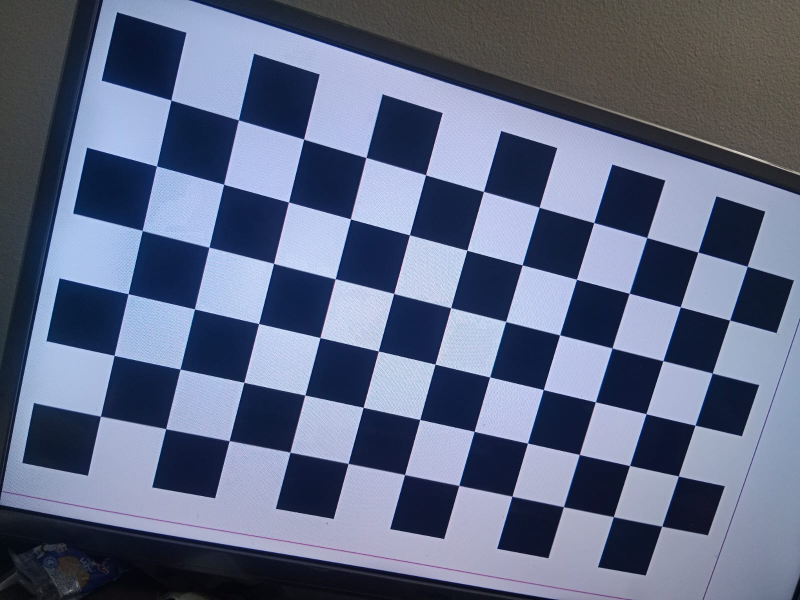
#> input picture semana_02_3_camara_pinhole_calibracion/calibration_images/calibration (1).jpeg, 1600 x 1200 px (shown at 1/2 size); its folder holds only this picture in this run
$ jupyter execute --allow-errors camara_pinhole_calibration.ipynb
#> lines starting #> are read from the running program, lines starting #| are printed output that depends on the picture; after the words box and inside, x2 and y2 are one past the last pixel; in counts of white or black regions, pixels touching at a corner belong together
# Workshop 2.3 - Pinhole Camera Calibration

In this notebook we build the camera model step by step: from manual 3D-to-2D projection, to intrinsic/extrinsic parameters, and finally OpenCV calibration and distortion correction.

## Import required libraries
This code cell imports:
- `numpy` for matrix and vector operations.
- `matplotlib` for 2D/3D visualization.
- `cv2` (OpenCV) for corner detection, camera calibration, and image undistortion.

Expected result: imports load successfully with no output.

[cell 1]
import numpy as np
import matplotlib.pyplot as plt
import cv2

# 1. Pinhole camera model from scratch

## 1.1 Project function

This code defines a projection function that maps 3D points $(X,Y,Z)$ to image coordinates $(x,y)$ using the basic pinhole model:

$$x = f\frac{X}{Z}, \quad y = f\frac{Y}{Z}$$

What it does:
- Receives a set of 3D points and a focal length `f`.
- Applies perspective division point by point.
- Returns a NumPy array with projected 2D coordinates.

[cell 2]
def projected_points(points_3d,f):
    """ Function that receives focal distance and 3D coorditates and
    return 2D coordinates"""

    projected_points=[]

    for row in points_3d:
        X,Y,Z=row
        x=f*X/Z
        y=f*Y/Z
        projected_points.append([x,y])

    return np.array(projected_points)

## 1.2 Create a cube with edges
In this part we build a synthetic 3D object (a cube) and define its connectivity (edges).

What this code cell includes:
- 8 vertices of the cube in 3D space.
- 12 edges that connect front face, back face, and side links.
- A helper function to visualize the cube in 3D.

This gives us a controlled object that is easy to project and analyze in later cells.

[cell 3]
from mpl_toolkits.mplot3d import Axes3D
import matplotlib.pyplot as plt

cube=np.array([
    [-1, -1, 5],
    [1, -1, 5],
    [1, 1, 5],
    [-1, 1, 5],
    [-1, -1, 7],
    [1, -1, 7],
    [1, 1, 7],
    [-1, 1, 7]
])

edges = [
    (0,1), (1,2), (2,3), (3,0),  # frontal face
    (4,5), (5,6), (6,7), (7,4),  # posterior face
    (0,4), (1,5), (2,6), (3,7)   # connections
]

def draw_cube_3d(cube,edges):

    fig = plt.figure()
    ax = fig.add_subplot(111, projection='3d')

    # Draw edges
    for edge in edges:
        p1 = cube[edge[0]]
        p2 = cube[edge[1]]
        ax.plot([p1[0], p2[0]],
                [p1[1], p2[1]],
                [p1[2], p2[2]])

    # Draw vertex
    ax.scatter(cube[:,0], cube[:,1], cube[:,2])

    ax.set_box_aspect([1,1,1])  # proporción correcta
    ax.set_xlabel("X")
    ax.set_ylabel("Y")
    ax.set_zlabel("Z")

    plt.title("3D Cube graphic")
    plt.show()
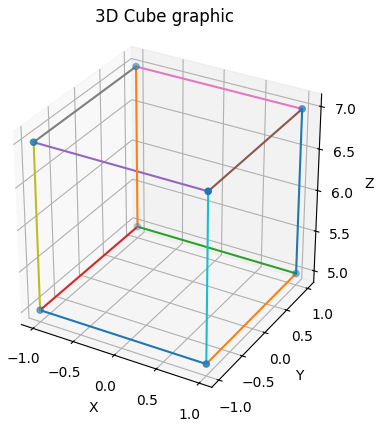
#> figure drawn by matplotlib, 1 panel

## 1.3 Using the project function to draw the cube on 2D

This section projects the cube from 3D to 2D and draws the resulting wireframe image.

What happens in the code cell:
- First, it shows the original cube in 3D for reference.
- Then, it projects and draws the cube in 2D using two focal lengths (`f=100` and `f=200`).
- Comparing both outputs helps understand perspective scaling: larger `f` makes the object appear more zoomed in.

[cell 4]
def draw_cube(projected):

    """ Function to draw a cube in 2D with vertex and edges
     using the projection function with f and 3D coordinates """
    plt.figure(figsize=(6,6))

    # Draw edges
    for edge in edges:
        p1 = projected[edge[0]]
        p2 = projected[edge[1]]

        plt.plot([p1[0], p2[0]],
                 [p1[1], p2[1]])

    # Draw vertex
    plt.scatter(projected[:,0], projected[:,1])

    plt.gca().invert_yaxis()
    plt.gca().set_aspect('equal')
    plt.title(f"Pinhole Model")
    plt.grid(True)
    plt.show()
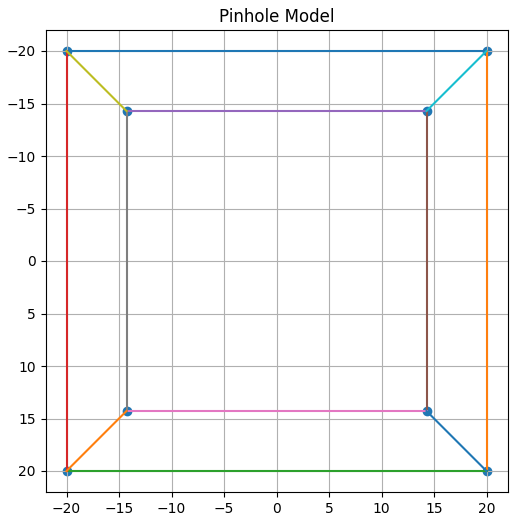
#> figure drawn by matplotlib, 1 panel

draw_cube_3d(cube,edges)

project_one=projected_points(cube,100)
draw_cube(project_one)

project_two=projected_points(cube,200)
draw_cube(project_two)

# 2. Intrinsic parameters
To move to a more realistic camera model, we use the intrinsic matrix $K$.

## 2.1 Projection with matrix K
This code cell defines projection using camera intrinsics:
- `fx`, `fy`: focal lengths in pixels (horizontal and vertical).
- `cx`, `cy`: principal point (optical center) in the image.
- `K`: camera intrinsic matrix.

It projects the same 3D cube with $K$ and draws the 2D result, now including image-center offset.

[cell 5]
def project_with_intrinsics(points_3d, K):
    projected_points = []

    for X, Y, Z in points_3d:
        point_3d = np.array([X, Y, Z])
        point_2d = K @ point_3d
        point_2d = point_2d / point_2d[2]
        projected_points.append(point_2d[:2])

    return np.array(projected_points)

fx = 800
fy = 800
cx = 320
cy = 240

K = np.array([
    [fx, 0, cx],
    [0, fy, cy],
    [0, 0, 1]
])

points_2d=project_with_intrinsics(cube,K)
draw_cube(points_2d)
#> in draw_cube (call 3), `plt.show()`:
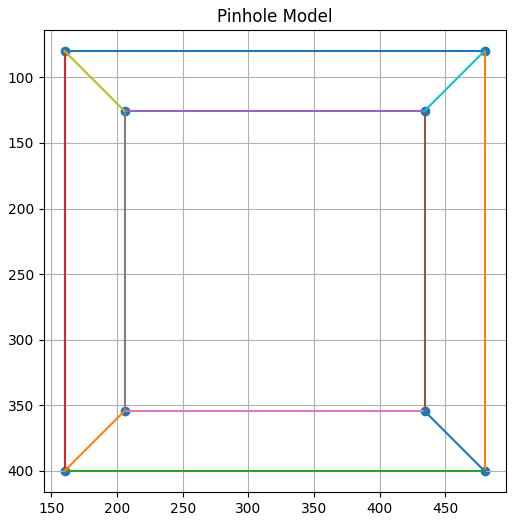
#> figure drawn by matplotlib, 1 panel

# 3. Extrinsic Parameters

## 3.1 Rotation matrix
Extrinsic parameters describe camera pose relative to the world.

This code cell defines a rotation matrix around the Y-axis, which simulates the camera (or scene) turning left/right in 3D.

[cell 6]
def rotation_y(theta):
    return np.array([
        [ np.cos(theta), 0, np.sin(theta)],
        [ 0,             1, 0            ],
        [-np.sin(theta), 0, np.cos(theta)]
    ])

## 3.2 Apply extrinsic transformation
This function applies full world-to-camera transformation:
- Rotation `R` (orientation change).
- Translation `t` (position change).

For each 3D point, it computes camera coordinates before projection.

[cell 7]
def transform_world_to_camera(points, R, t):
    transformed = []

    for p in points:
        p_cam = R @ p + t
        transformed.append(p_cam)

    return np.array(transformed)

## 3.3 Complete projection pipeline
This code combines all previous pieces in one pipeline:
1. Transform points from world frame to camera frame with extrinsics.
2. Project transformed points to image plane with intrinsics.
3. Return final 2D coordinates ready for plotting.

[cell 8]
def project_full(points_world, K, R, t):

    #Transformar a cámara
    points_cam = transform_world_to_camera(points_world, R, t)

    #Proyección con intrínsecos
    projected = []

    for X, Y, Z in points_cam:
        point = K @ np.array([X, Y, Z])
        point = point / point[2]
        projected.append(point[:2])

    return np.array(projected)

## 3.4 Camera movement example
This cell chooses a concrete pose (`theta=30°`, translation vector `t`) and runs the full pipeline.

Result: you can see how changing camera pose affects the projected 2D cube.

[cell 9]
theta = np.radians(30)
R = rotation_y(theta)
t = np.array([2, 0, 0])  # sin traslación
projected = project_full(cube, K, R, t)
draw_cube(projected)
#> in draw_cube (call 4), `plt.show()`:
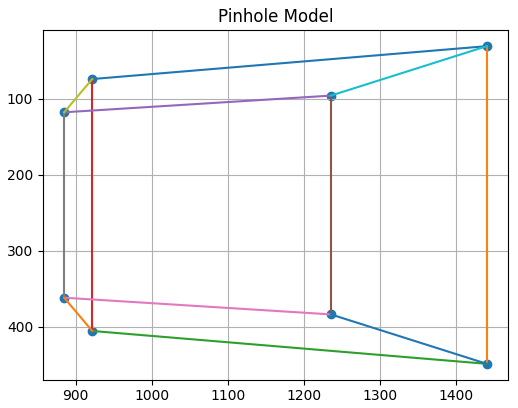
#> figure drawn by matplotlib, 1 panel

## 3.5 Camera movements animation
This code creates an animation by rotating the camera angle from 0° to 355°.

What it does:
- Redraws cube projection frame by frame.
- Uses Matplotlib `FuncAnimation`.
- Exports the result as `cube_rotation.gif` in the media folder.

[cell 10]
import matplotlib.pyplot as plt

def draw_cube_2d(ax, projected):
    ax.clear()

    for edge in edges:
        p1 = projected[edge[0]]
        p2 = projected[edge[1]]
        ax.plot([p1[0], p2[0]],
                [p1[1], p2[1]])

    ax.scatter(projected[:,0], projected[:,1])

    ax.set_aspect('equal')
    ax.invert_yaxis()
    ax.set_xlim(-1000, 1000)
    ax.set_ylim(-1000, 1000)

import matplotlib.animation as animation

fig, ax = plt.subplots()

def update(angle):
    theta = np.radians(angle)
    R = rotation_y(theta)

    projected = project_full(cube, K, R, np.array([0,0,0]))

    draw_cube_2d(ax, projected)

ani = animation.FuncAnimation(
    fig,
    update,
    frames=range(0, 360, 5),
    interval=50
)

#> (the rest of this cell did not finish here and is left out)

# 4. Camera calibration with OpenCV
Now we estimate real camera parameters from chessboard photos.

Dataset notes:
- Uses calibration images in `../calibration_images`.
- Detects internal corners for a chessboard pattern (configured as `11 x 6`).
- Builds 3D-2D correspondences needed for calibration.

## 4.1 Script to find corners

[cell 11]
import cv2
import numpy as np
import glob

# Tamaño del tablero (esquinas internas)
chessboard_size = (11, 6)

# Preparar puntos 3D del mundo
objp = np.zeros((11*6, 3), np.float32)
objp[:, :2] = np.mgrid[0:11, 0:6].T.reshape(-1, 2)

objpoints = []  # puntos 3D reales
imgpoints = []  # puntos 2D detectados

images = glob.glob("../calibration_images/*.jpeg")

for fname in images:
    img = cv2.imread(fname)
#> img is the input picture: shape (1200, 1600, 3); mean B, G, R 131.8, 105.8, 96.4
    gray = cv2.cvtColor(img, cv2.COLOR_BGR2GRAY)
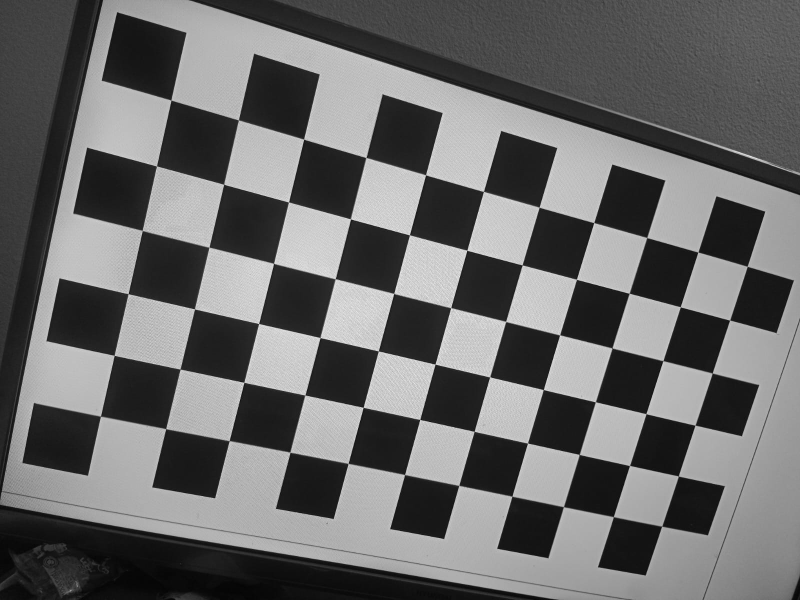
#> gray: shape (1200, 1600) (shown at 1/2 size); min 2, max 252, mean 106

    ret, corners = cv2.findChessboardCorners(gray, chessboard_size, None)
#> ret = True; corners = 66 rows, first 8: [342.4, 200.8], [477.5, 240.4], [608.2, 279.1], [732.4, 315.4], [851.7, 350.2], [967.4, 383.4], [1078.6, 414.7], [1188, 445.8]

    if ret:
        objpoints.append(objp)
        imgpoints.append(corners)

        # Visualizar esquinas detectadas
        cv2.drawChessboardCorners(img, chessboard_size, corners, ret)
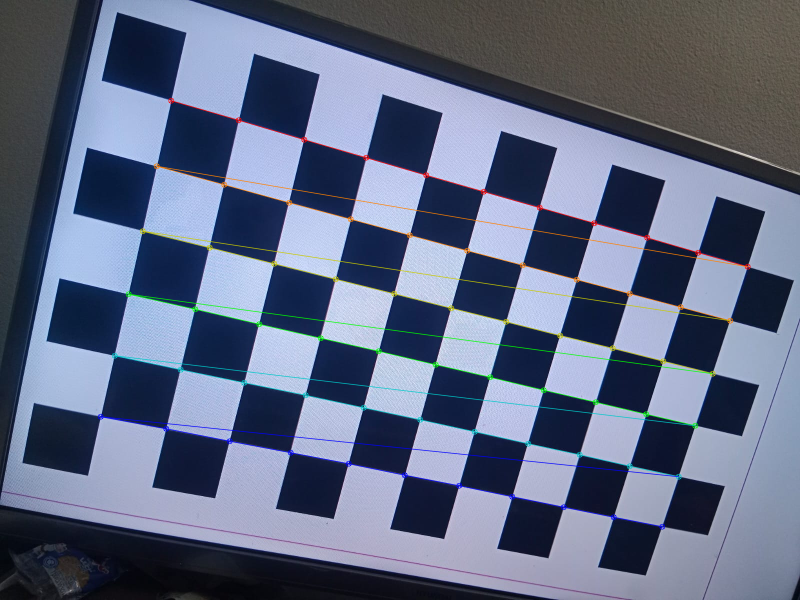
#> img: shape (1200, 1600, 3) (shown at 1/2 size); 2.25% of pixels changed, all inside (x1, y1, x2, y2) = (195, 195, 1502, 1060)
        cv2.imshow("Corners", img)
        cv2.waitKey(300)

cv2.destroyAllWindows()

## 4.2 Calibrate camera
This cell runs `cv2.calibrateCamera` using detected chessboard correspondences.

Outputs:
- Intrinsic matrix `K`.
- Distortion coefficients `dist`.
- Rotation/translation vectors for each image (`rvecs`, `tvecs`).

[cell 12]
ret, K, dist, rvecs, tvecs = cv2.calibrateCamera(
    objpoints,
    imgpoints,
    gray.shape[::-1],
    None,
    None
)
#> ret = 0.339; K = [[1233.7, 0, 811.6], [0, 1234.4, 589.3], [0, 0, 1]]; dist = [[0.143, -0.428, 0.000391, -5.56e-05, 0.433]]; rvecs = ([0.129, -0.165, 0.254],); tvecs = ([-3.49, -2.89, 9.32],)

print("Matriz intrínseca K:")
print(K)
#| [[1.23370643e+03 0.00000000e+00 8.11595989e+02]
#|  [0.00000000e+00 1.23435839e+03 5.89312585e+02]
#|  [0.00000000e+00 0.00000000e+00 1.00000000e+00]]

print("\nCoeficientes de distorsión:")
print(dist)
#| [[ 1.43381846e-01 -4.27832925e-01  3.91102746e-04 -5.55799570e-05
#|    4.33288347e-01]]

## 4.3 Save calibration data
This code stores calibration outputs for reuse in later tasks.

Saved artifacts:
- `camera_parameters.npz` with `K`, `dist`, `rvecs`, `tvecs`.
- `detected_corners.jpg` as a visual record of corner detection.

[cell 13]
np.savez("../media/camera_parameters.npz",
         K=K,
         dist=dist,
         rvecs=rvecs,
         tvecs=tvecs)
cv2.imwrite("../media/detected_corners.jpg", img)
#> Out = True

## 5. Correction of the distortion
This section applies lens undistortion to a test image and compares original vs corrected results.

The code also:
- Draws reference grids to inspect straight-line recovery.
- Computes a visual distortion map (difference image).
- Adds a metrics panel with intrinsics and distortion coefficients.
- Saves the full analysis image to `../media/undistort_analysis.jpg`.

[cell 14]
import cv2
import numpy as np

# ─── Carga imagen ───────────────────────────────────────────────
img = cv2.imread("../calibration_images/test.jpeg")
#> (the rest of this cell did not finish here and is left out)

# 6. Calibration validation
Final step: evaluate calibration quality using reprojection error.

This code:
- Reports how many images successfully detect the chessboard.
- Re-calibrates with valid images.
- Computes per-image and mean reprojection error (in pixels).
- Visualizes best/worst examples by comparing detected vs reprojected points.

Lower reprojection error indicates a more accurate camera model.

[cell 15]
import cv2
import numpy as np
import glob

COLS, ROWS = 11, 6   # esquinas interiores (no cuadros, sino intersecciones)

# ─── Diagnóstico: ver cuántas imágenes detectan el tablero ──────
images = glob.glob("../calibration_images/*.jpeg")
print(f"Imágenes encontradas: {len(images)}")

objp = np.zeros((ROWS*COLS, 3), np.float32)
objp[:, :2] = np.mgrid[0:COLS, 0:ROWS].T.reshape(-1, 2)

objpoints, imgpoints, valid_images = [], [], []

for fname in images:
    img = cv2.imread(fname)
    gray = cv2.cvtColor(img, cv2.COLOR_BGR2GRAY)

    # Probar distintos tamaños si no detecta
    detected = False
    for (c, r) in [(COLS, ROWS), (ROWS, COLS), (COLS-1, ROWS), (COLS, ROWS-1)]:
        ret, corners = cv2.findChessboardCorners(gray, (c, r), None)
        if ret:
            print(f"  ✔ {fname.split('/')[-1]}  →  patrón ({c}x{r})")
            corners2 = cv2.cornerSubPix(gray, corners, (11,11), (-1,-1),
                        (cv2.TERM_CRITERIA_EPS + cv2.TERM_CRITERIA_MAX_ITER, 30, 0.001))
            objpoints.append(np.zeros((r*c, 3), np.float32))
            objpoints[-1][:, :2] = np.mgrid[0:c, 0:r].T.reshape(-1, 2)
            imgpoints.append(corners2)
            valid_images.append(fname)
            detected = True
            break
#> this loop made 1 pass
#> ret on pass 1: True
#> after the loop, imgpoints = 1 item; objpoints = 1 item; valid_images = 1 item
    if not detected:
        print(f"  ✘ {fname.split('/')[-1]}  →  no detectado")

print(f"\nImágenes válidas: {len(objpoints)}/{len(images)}")
#| Imágenes válidas: 1/1

if len(objpoints) == 0:
    print("\n⚠ Ninguna imagen detectó el tablero.")
    print("  Verifica que sea un tablero de ajedrez con fondo blanco/negro claro")
    print("  y prueba cambiando COLS y ROWS manualmente.")
else:
    ret, K, dist, rvecs, tvecs = cv2.calibrateCamera(
        objpoints, imgpoints, gray.shape[::-1], None, None)
#> ret = 0.313; K = [[1259.9, 0, 815.3], [0, 1260.1, 594], [0, 0, 1]]; dist = [[0.156, -0.496, 0.000304, 0.00045, 0.512]]; rvecs = ([0.131, -0.17, 0.254],); tvecs = ([-3.52, -2.93, 9.52],)

    # ─── Error de reproyección ───────────────────────────────────
    errors = []
    for obj, img_pts, rvec, tvec in zip(objpoints, imgpoints, rvecs, tvecs):
        projected, _ = cv2.projectPoints(obj, rvec, tvec, K, dist)
        errors.append(cv2.norm(img_pts, projected, cv2.NORM_L2) / len(projected))
#> this loop made 1 pass
#> (rvec, tvec) on pass 1: ([0.131, -0.17, 0.254], [-3.52, -2.93, 9.52])
#> after the loop, errors = [0.0385]

    mean_error = np.mean(errors)
#> mean_error = 0.0385
    quality = "EXCELENTE" if mean_error < 0.5 else "BUENA" if mean_error < 1.0 else "MEJORABLE"
#> quality = 'EXCELENTE'
    print(f"\nError medio: {mean_error:.4f} px  →  {quality}")
#| Error medio: 0.0385 px  →  EXCELENTE

    # ─── Visualizar mejor y peor ─────────────────────────────────
    for label, idx in [("MEJOR", np.argmin(errors)), ("PEOR", np.argmax(errors))]:
        img = cv2.imread(valid_images[idx])
        projected, _ = cv2.projectPoints(objpoints[idx], rvecs[idx], tvecs[idx], K, dist)
#> projected = 66 rows, first 8: [342.4, 200.6], [477.7, 240.1], [607.8, 278.5], [732.4, 315.3], [851.9, 350.1], [967.2, 383.2], [1079, 414.9], [1188, 445.6]

        for real, proj in zip(imgpoints[idx], projected):
            rx, ry = map(int, real.ravel())
            px, py = map(int, proj.ravel())
            cv2.circle(img, (rx, ry), 5, (0, 255, 0), -1)
            cv2.circle(img, (px, py), 5, (0, 0, 255),  1)
            cv2.line(img,   (rx, ry), (px, py), (255, 0, 255), 1)
#> this loop made 66 passes
#> (real, proj, rx, ry, px, py) on passes 2 to 12: ([[477.2, 240.3]], [[477.7, 240.1]], 477, 240, 477, 240), ([[607.8, 278.9]], [[607.8, 278.5]], 607, 278, 607, 278), ([[732.4, 315.5]], [[732.4, 315.3]], 732, 315, 732, 315), ([[851.5, 350.1]], [[851.9, 350.1]], 851, 350, 851, 350), ([[967.3, 383.4]], [[967.2, 383.2]], 967, 383, 967, 383), ([[1078.7, 414.8]], [[1079, 414.9]], 1078, 414, 1079, 414), ([[1188.1, 445.8]], [[1188, 445.6]], 1188, 445, 1187, 445), ([[1293.9, 475.5]], [[1293.9, 475.4]], 1293, 475, 1293, 475), ([[1396.3, 504.6]], [[1396.3, 504.5]], 1396, 504, 1396, 504), ([[1494.8, 533.1]], [[1494.9, 532.8]], 1494, 533, 1494, 532), ([[313.5, 332.5]], [[313.2, 332.6]], 313, 332, 313, 332)
#> (proj, rx, ry, px, py) on pass 1: ([[342.4, 200.6]], 342, 200, 342, 200)
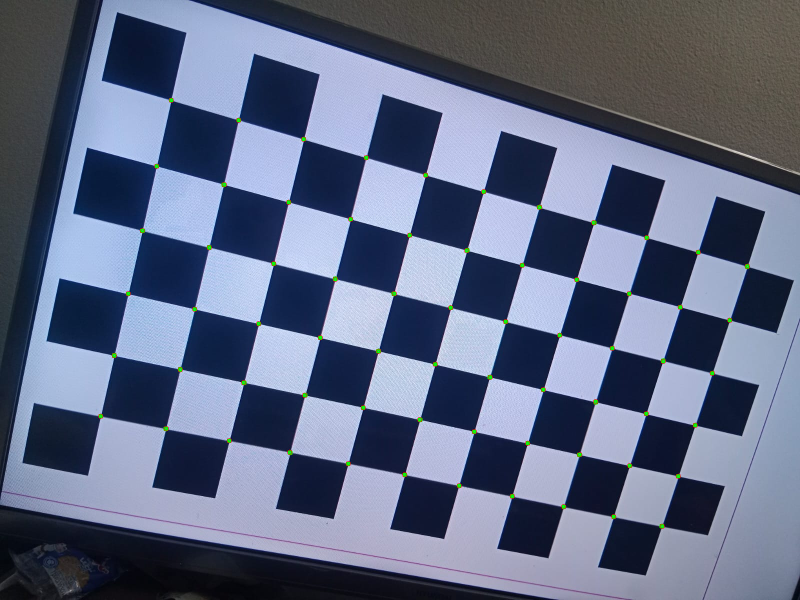
#> img: shape (1200, 1600, 3) (shown at 1/2 size); 0.29% of pixels changed, all inside (x1, y1, x2, y2) = (196, 195, 1500, 1058)

        cv2.putText(img, f"{label} | error={errors[idx]:.4f}px", (20, 40),
                    cv2.FONT_HERSHEY_SIMPLEX, 1, (255,255,0), 2)
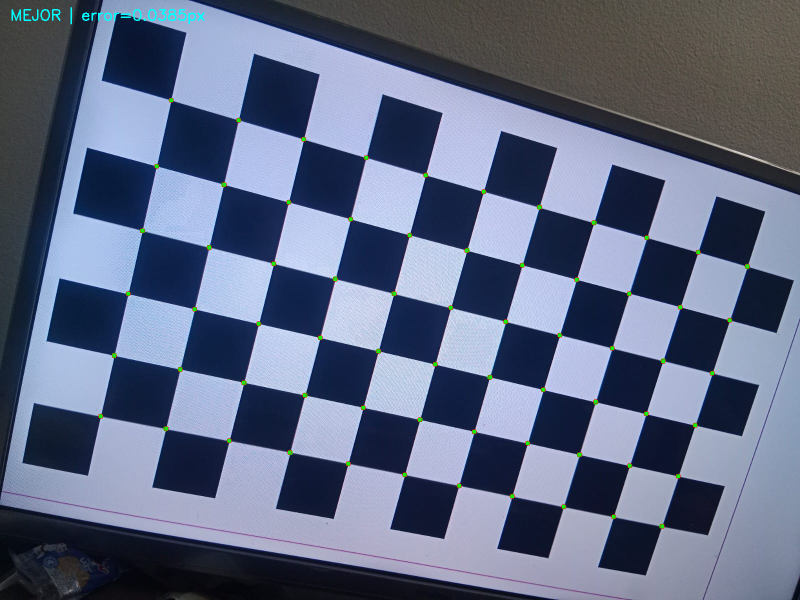
#> img: shape (1200, 1600, 3) (shown at 1/2 size); 0.14% of pixels changed, all inside (x1, y1, x2, y2) = (23, 14, 409, 49)
        cv2.imshow(f"Reproyeccion - {label}", cv2.resize(img, (1000, 700)))
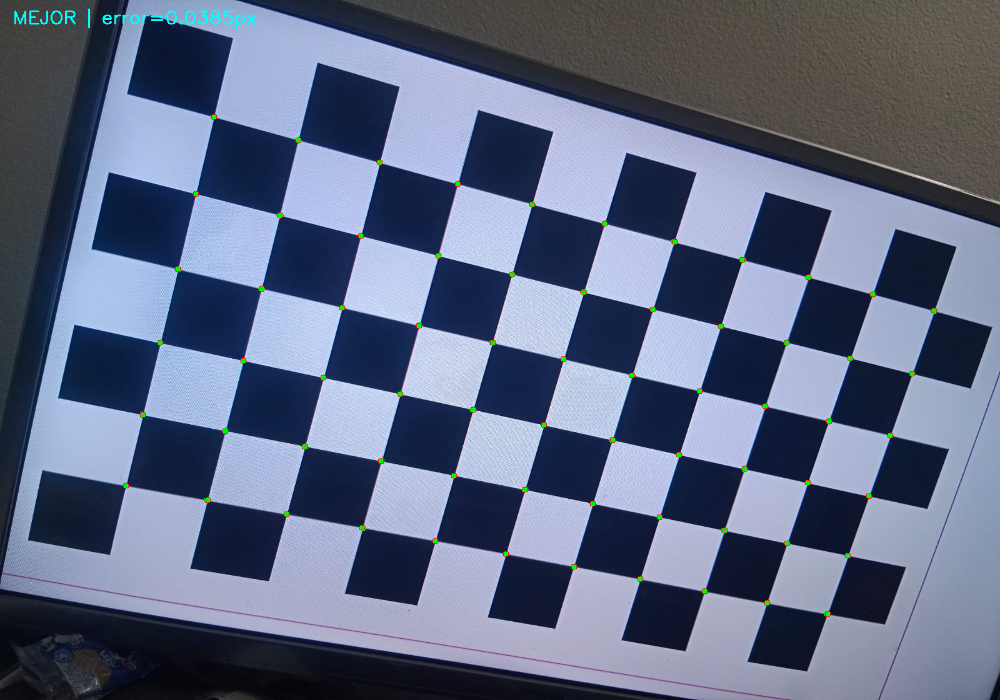
#> window 'Reproyeccion - MEJOR': shape (700, 1000, 3); mean B, G, R 131.5, 106.1, 96.1

        cv2.imwrite(f"../media/reproyeccion_{label.lower()}.jpg", img)
        print(f"  Guardado: reproyeccion_{label.lower()}.jpg")
#|   Guardado: reproyeccion_mejor.jpg

    cv2.waitKey(0)
    cv2.destroyAllWindows()
